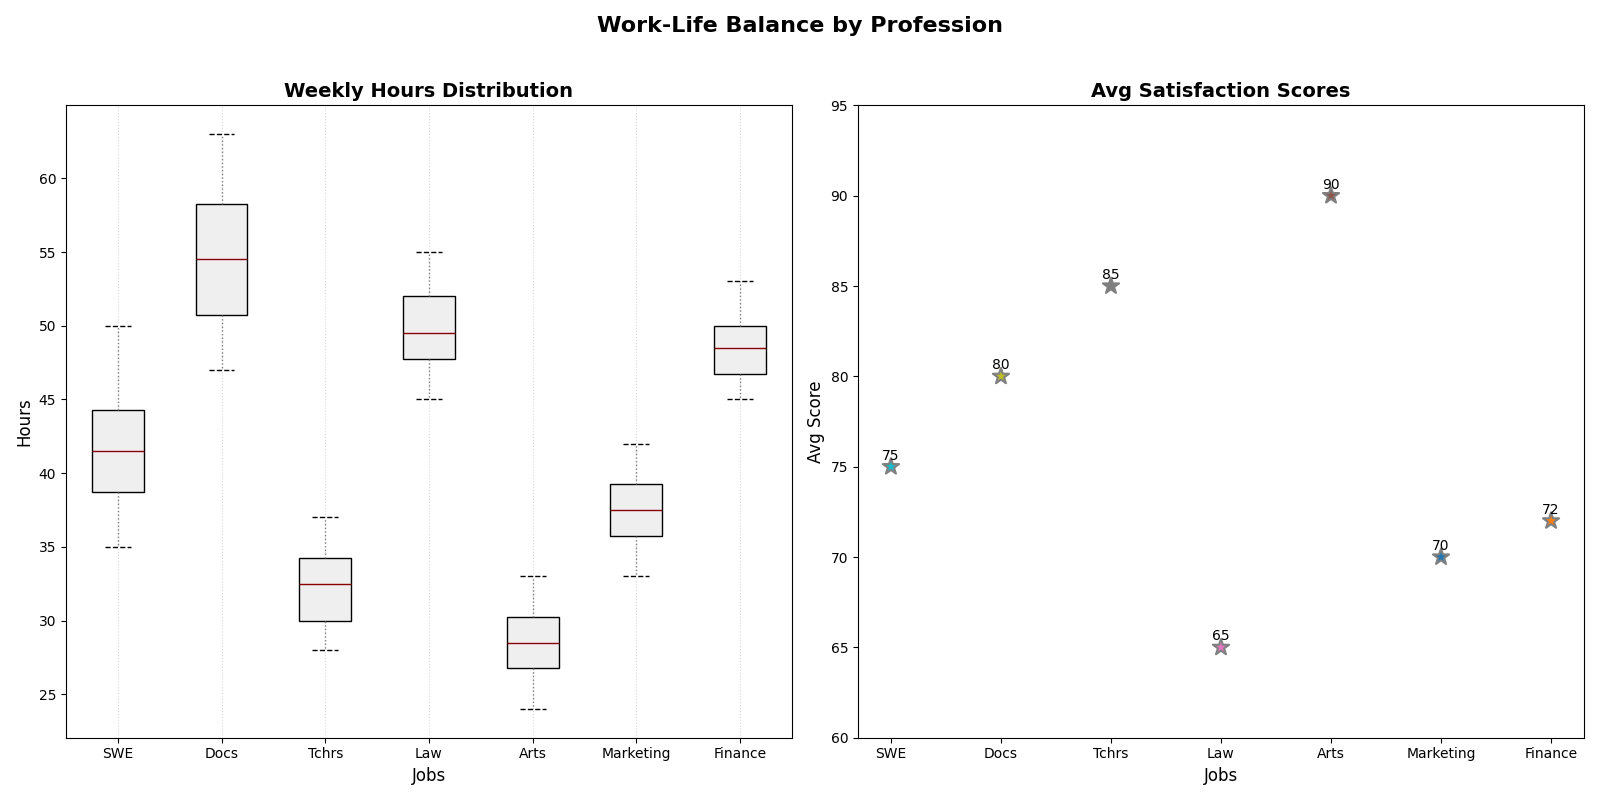

Reproduce this figure in Python.
import numpy as np
import matplotlib.pyplot as plt

working_hours = {
    "SWE": [40, 42, 38, 45, 50, 35, 40, 38, 42, 48, 44, 46, 37, 39, 41, 43],
    "Docs": [50, 55, 60, 52, 58, 62, 48, 54, 57, 63, 56, 59, 53, 51, 49, 47],
    "Tchrs": [30, 32, 29, 35, 34, 37, 33, 28, 31, 36, 32, 30, 29, 33, 34, 35],
    "Law": [45, 48, 52, 55, 50, 46, 49, 53, 47, 51, 54, 48, 50, 52, 47, 49],
    "Arts": [25, 28, 30, 32, 29, 27, 26, 31, 33, 28, 30, 25, 27, 29, 24, 32],
    "Marketing": [35, 38, 40, 42, 39, 36, 33, 37, 41, 34, 39, 38, 42, 36, 37, 34],
    "Finance": [45, 47, 50, 53, 49, 46, 48, 52, 50, 51, 50, 49, 48, 47, 46, 45]
}

professions = list(working_hours.keys())
data = list(working_hours.values())

fig, axes = plt.subplots(1, 2, figsize=(16, 8))

axes[0].boxplot(
    data, vert=True, patch_artist=True, labels=professions, notch=False,
    boxprops=dict(facecolor='#efefef', color='black'),
    whiskerprops=dict(color='gray', linestyle=':'),
    capprops=dict(color='black', linestyle='--'),
    flierprops=dict(marker='^', markerfacecolor='blue', markersize=8),
    medianprops=dict(color='darkred', linewidth=1)
)

new_colors = ['#17becf', '#bcbd22', '#7f7f7f', '#e377c2', '#8c564b', '#1f77b4', '#ff7f0e']
for patch, color in zip(axes[0].artists, new_colors):
    patch.set_facecolor(color)

axes[0].set_title("Weekly Hours Distribution", fontsize=14, weight='bold')
axes[0].set_xlabel("Jobs", fontsize=12)
axes[0].set_ylabel("Hours", fontsize=12)
axes[0].grid(axis='x', linestyle=':', alpha=0.5)

average_satisfaction = {
    "SWE": 75,
    "Docs": 80,
    "Tchrs": 85,
    "Law": 65,
    "Arts": 90,
    "Marketing": 70,
    "Finance": 72
}

satisfaction_scores = [average_satisfaction[profession] for profession in professions]

axes[1].scatter(professions, satisfaction_scores, color=new_colors, s=150, edgecolors='gray', linewidth=1.5,
                marker='*')
axes[1].set_title("Avg Satisfaction Scores", fontsize=14, weight='bold')
axes[1].set_xlabel("Jobs", fontsize=12)
axes[1].set_ylabel("Avg Score", fontsize=12)
axes[1].set_ylim(60, 95)

for i, txt in enumerate(satisfaction_scores):
    axes[1].annotate(txt, (professions[i], satisfaction_scores[i]), textcoords="offset points", xytext=(0,5), ha='center', fontsize=10)

fig.suptitle("Work-Life Balance by Profession", fontsize=16, weight='bold')

plt.tight_layout(rect=[0, 0, 1, 0.96])
plt.show()
